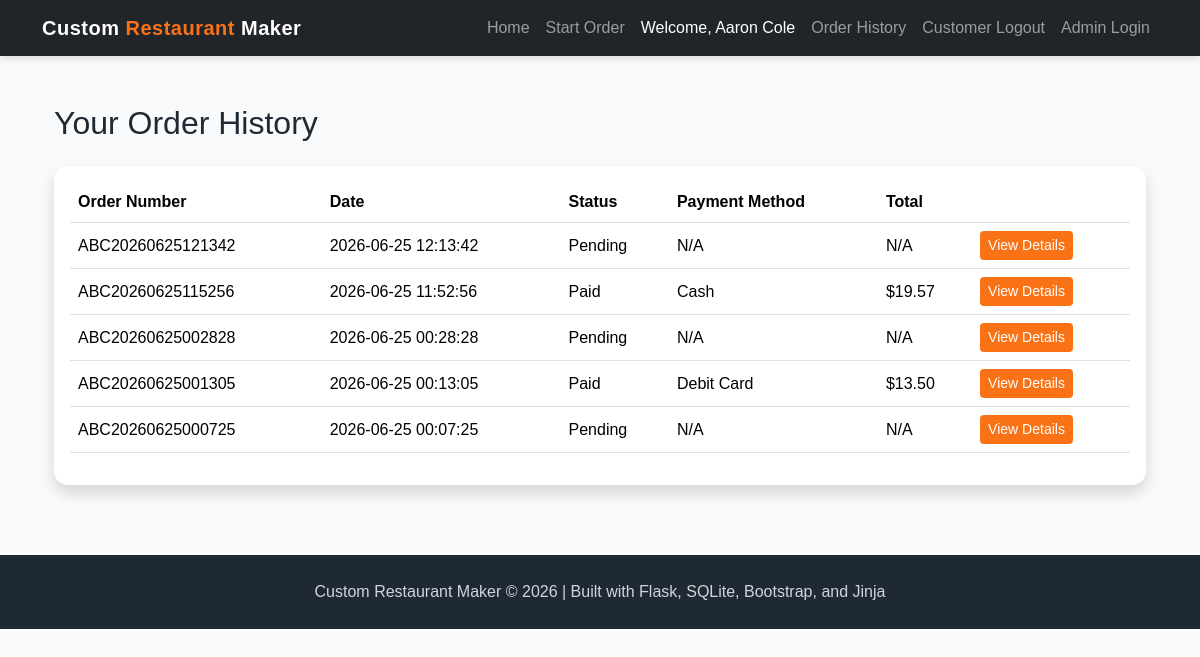
The page /order-history (signed in) on the database as committed earlier.
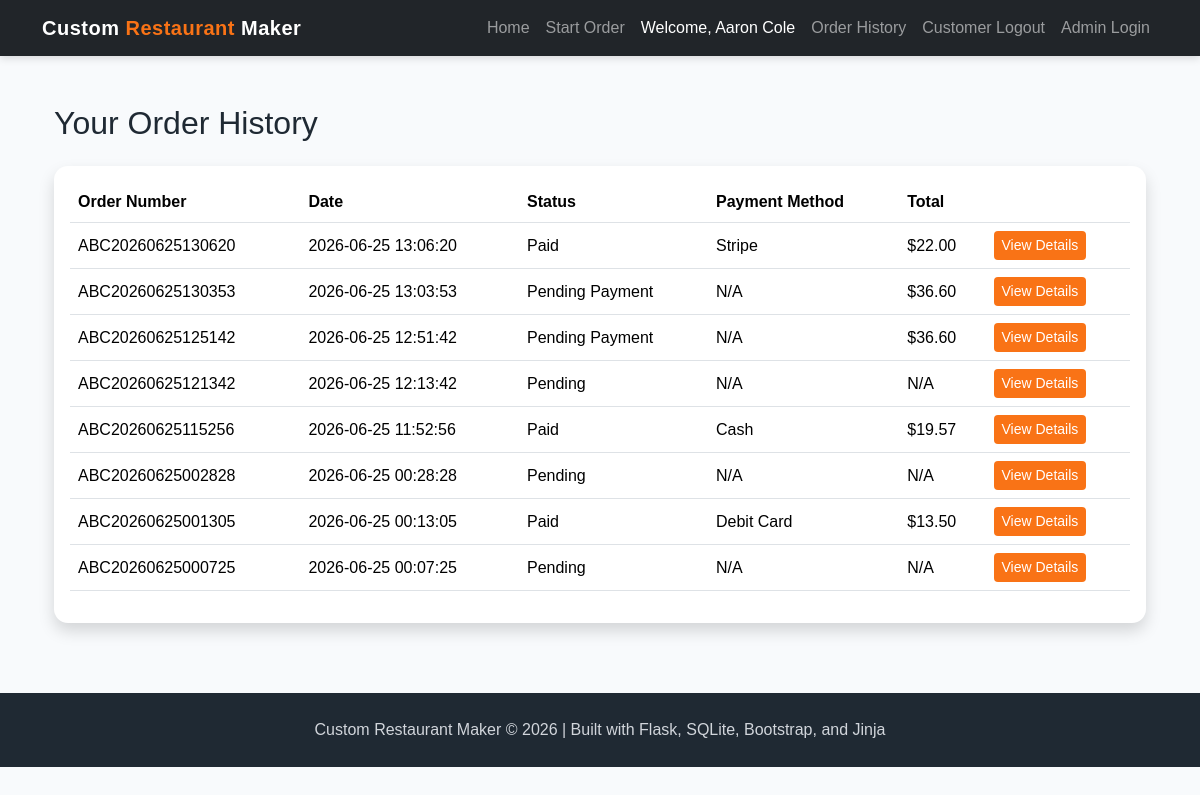
The same page on the database as committed later.
### tables this page shows
CREATE TABLE orders (
    order_id INTEGER PRIMARY KEY AUTOINCREMENT,
    customer_id INTEGER NOT NULL,
    order_number TEXT UNIQUE NOT NULL,
    date_time TEXT NOT NULL, status TEXT DEFAULT 'Pending', payment_method TEXT, total_amount REAL, stripe_session_id TEXT, stripe_payment_status TEXT,
    FOREIGN KEY (customer_id) REFERENCES customers(customer_id)
);

### app.py (the view)
@app.route("/order-history")
def order_history():
    if not session.get("customer_id"):
        flash("Please log in to view your order history.", "warning")
        return redirect(url_for("customer_login"))
    customer_id = session["customer_id"]
    conn = get_db()
    cur = conn.cursor()
    cur.execute("""
        SELECT order_id, order_number, date_time, status, payment_method, total_amount
        FROM orders
        WHERE customer_id = ?
        ORDER BY date_time DESC
    """, (customer_id,))
    orders = cur.fetchall()
    conn.close()
    return render_template("order_history.html", orders=orders)

### app.py (called while the page is built)
def get_db():
    conn = sqlite3.connect("project4.db")
    conn.row_factory = sqlite3.Row
    return conn

### templates/order_history.html (shortened to what this page needs)
{% extends "base.html" %}
{% block content %}
<div class="container mt-5">
    <h2 class="mb-4">Your Order History</h2>
    {% if orders %}
        <div class="card shadow">
            <div class="card-body">
                <table class="table table-hover align-middle">
                    <thead>
                        <tr>
                            <th>Order Number</th>
                            <th>Date</th>
                            <th>Status</th>
                            <th>Payment Method</th>
                            <th>Total</th>
                            <th></th>
                        </tr>
                    </thead>
                    <tbody>
                        {% for order in orders %}
                        <tr>
                            <td>{{ order["order_number"] }}</td>
                            <td>{{ order["date_time"] }}</td>
                            <td>{{ order["status"] or "Pending" }}</td>
                            <td>{{ order["payment_method"] or "N/A" }}</td>
                            <td>
                                {% if order["total_amount"] %}
                                    ${{ "%.2f"|format(order["total_amount"]) }}
                                {% else %}
                                    N/A
                                {% endif %}
                            </td>
                            <td>
                                <a href="/order-history/{{ order['order_id'] }}" class="btn btn-sm btn-custom-orange">
                                    View Details
                                </a>
                            </td>
                        </tr>
                        {% endfor %}
                    </tbody>
                </table>
            </div>
        </div>
    {% else %}
        <div class="alert alert-info">
            You have not placed any orders yet.
        </div>
    {% endif %}
</div>
{% endblock %}

### templates/base.html (shortened to what this page needs)
<!DOCTYPE html>
<html>
<head>
    <link href="https://cdn.jsdelivr.net/npm/bootstrap@5.3.3/dist/css/bootstrap.min.css" rel="stylesheet">
    <link rel="stylesheet" href="{{ url_for('static', filename='style.css') }}">
</head>
<body>
<nav class="navbar navbar-expand-lg navbar-dark bg-dark">
    <div class="container">
        <a class="navbar-brand" href="/">
            Custom <span class="brand-highlight">Restaurant</span> Maker
        </a>
        <div class="collapse navbar-collapse" id="navbarNav">
            <div class="navbar-nav ms-auto">
                <a class="nav-link" href="/">Home</a>
                <a class="nav-link" href="/start_order">Start Order</a>
                {% if session.get("customer_id") %}
                <span class="navbar-text text-white ms-2 me-2">
                    Welcome, {{ session.get("customer_name") }}
                </span>
                <a class="nav-link" href="/order-history">Order History</a>
                <a class="nav-link" href="/logout">Customer Logout</a>
                {% else %}
                    <a class="nav-link" href="/customer-login">Customer Login</a>
                    <a class="nav-link" href="/register">Register</a>
                {% endif %}
                {% if session.get("admin_logged_in") %}
                    <a class="nav-link" href="/admin">Admin Panel</a>
                    <a class="nav-link" href="/admin/analytics">Analytics</a>
                    <a class="nav-link" href="/restaurant_setup">Restaurant Setup</a>
                    <a class="nav-link" href="/ai_menu_generator">AI Generator</a>
                    <a class="nav-link" href="/admin-logout">Admin Logout</a>
                {% else %}
                    <a class="nav-link" href="/login">Admin Login</a>
                {% endif %}
            </div>
        </div>
    </div>
</nav>
<main class="container">
    {% block content %}{% endblock %}
</main>
<footer class="footer">
    <div class="container">
        <p>
            Custom Restaurant Maker &copy; 2026 | Built with Flask, SQLite, Bootstrap, and Jinja
        </p>
    </div>
</footer>
</body>
</html>

### static/style.css (style rules this page uses)
:root { --primary-dark: #1f2933; --primary-orange: #f97316; --primary-yellow: #facc15; --primary-green: #16a34a; --soft-bg: #f8fafc; --card-bg: #ffffff; --text-dark: #1f2933; }
body { background-color: var(--soft-bg); color: var(--text-dark); font-family: Arial, Helvetica, sans-serif; }
.navbar { box-shadow: 0 2px 8px rgba(0, 0, 0, 0.15); }
.navbar-brand { font-weight: 700; letter-spacing: 0.5px; }
.brand-highlight { color: var(--primary-orange); }
.btn-custom-orange { background-color: var(--primary-orange); color: white; border: none; }
.card { border: none; border-radius: 14px; transition: transform 0.2s ease, box-shadow 0.2s ease; }
.footer { background-color: var(--primary-dark); color: white; padding: 25px 0; margin-top: 70px; text-align: center; }
.footer p { margin: 0; color: #d1d5db; }

Rows that differ between the two databases and show on the page:
added orders: order_number "ABC20260625130620", date_time "2026-06-25 13:06:20", status "Paid", payment_method "Stripe", total_amount "22.00"
added orders: order_number "ABC20260625130353", date_time "2026-06-25 13:03:53", status "Pending Payment", order "N/A", total_amount "36.60"
added orders: order_number "ABC20260625125142", date_time "2026-06-25 12:51:42", status "Pending Payment", order "N/A", total_amount "36.60"
